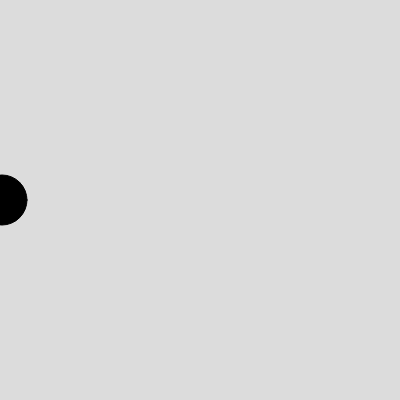
Frame 1 (no input)
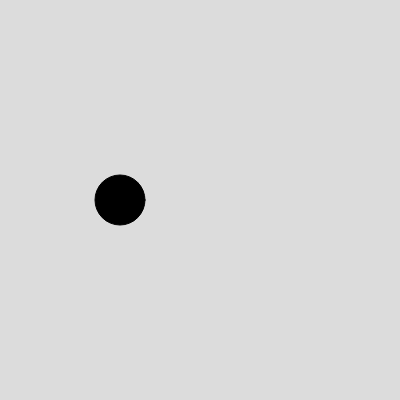
Frame 60 (no input)
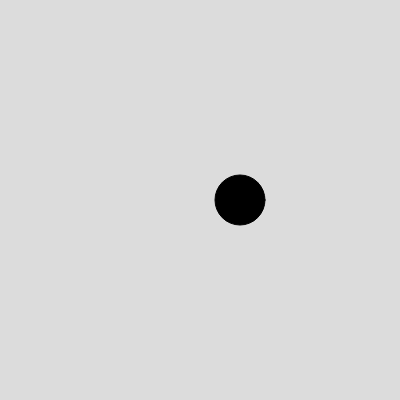
Frame 120 (the mouse pressed at the canvas centre since frame 60)

The p5.js sketch that drew these frames (run headless with seeded random() and noise() and a simulated clock; from frame 60 on, the mouse is pressed at the canvas centre):

// p5.js sketch
// ── sketch.js
// DM2008 — Activity 2a
// (Mode Switch, 20 min)

let x = 0;        // ellipse x-position
let size = 50;    // ellipse size (you can change this in your if/else)
let bgColor;      // background color set by switch(key)

function setup() {
  createCanvas(400, 400);
  bgColor = color(220);
}

function draw() {
  background(bgColor);

  // --- Movement (base behaviour) ---
  // The ellipse moves to the right each frame.
  // If you decide to control speed with an if/else below,
  // REMOVE or comment out this next line so you don't "double add" to x.
  x += 2;

  // Wrap around when it exits the right edge
  if (x > width + size / 2) {
    x = 0;
  }

  // --- Your if/else goes here (choose ONE behaviour rule) ---
  // Examples (uncomment ONE idea, or write your own):
  //
  // 1) Change colour on mouse press
  // if (mouseIsPressed) {
  //   fill(255, 0, 0);
  // } else {
  //   fill(0);
  // }
  //
  // 2) Change size on right half
  // if (x > width / 2) {
  //   size = 80;
  // } else {
  //   size = 50;
  // }
  //
  // 3) Change speed using mouse position (THEN comment out x += 2; above)
  // if (mouseX > width / 2) {
  //   x += 4; // faster on right
  // } else {
  //   x += 2; // slower on left
  // }
  //
  // Keep it simple: one clear rule that is easy to see on screen.

  // --- Draw the ellipse (after your if/else so changes apply this frame) ---
  // If you didn't set fill() in your rule above, it will be black.
  fill(0);
  ellipse(x, height / 2, size);

  // Stretch (optional, if you finish early):
  // - Draw a rect instead of an ellipse when mouseIsPressed.
}

// --- Mode switching with number keys: 1, 2, 3 ---
function keyPressed() {
  switch (key) {
    case '1':
      bgColor = color(200, 100, 100); // red
      break;
    case '2':
      bgColor = color(100, 200, 100); // green
      break;
    case '3':
      bgColor = color(100, 100, 200); // blue
      break;
    default:
      bgColor = color(220);           // grey
  }
}
